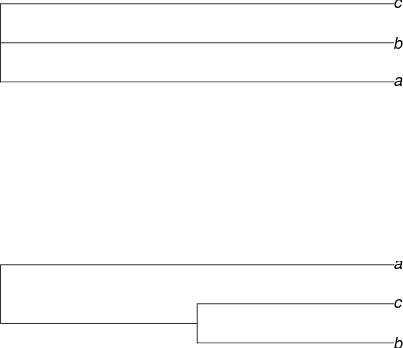

Write the R code that produced this figure.
library(ape);
library(geiger);

# Create a phylogeny to work on
phylogeny <- read.tree(text = "(a,b,c);")
assert(!is.rooted(phylogeny))
plot(phylogeny)

#
new_phylogeny <- root(phylogeny,1,r = TRUE)
assert(is.rooted(new_phylogeny))
plot(new_phylogeny)

# Plot both phylogenies
n_cols <- 1
n_rows <- 2
par(mfrow=c(n_rows,n_cols))
plot(phylogeny)
plot(new_phylogeny)
par(mfrow=c(1,1))
